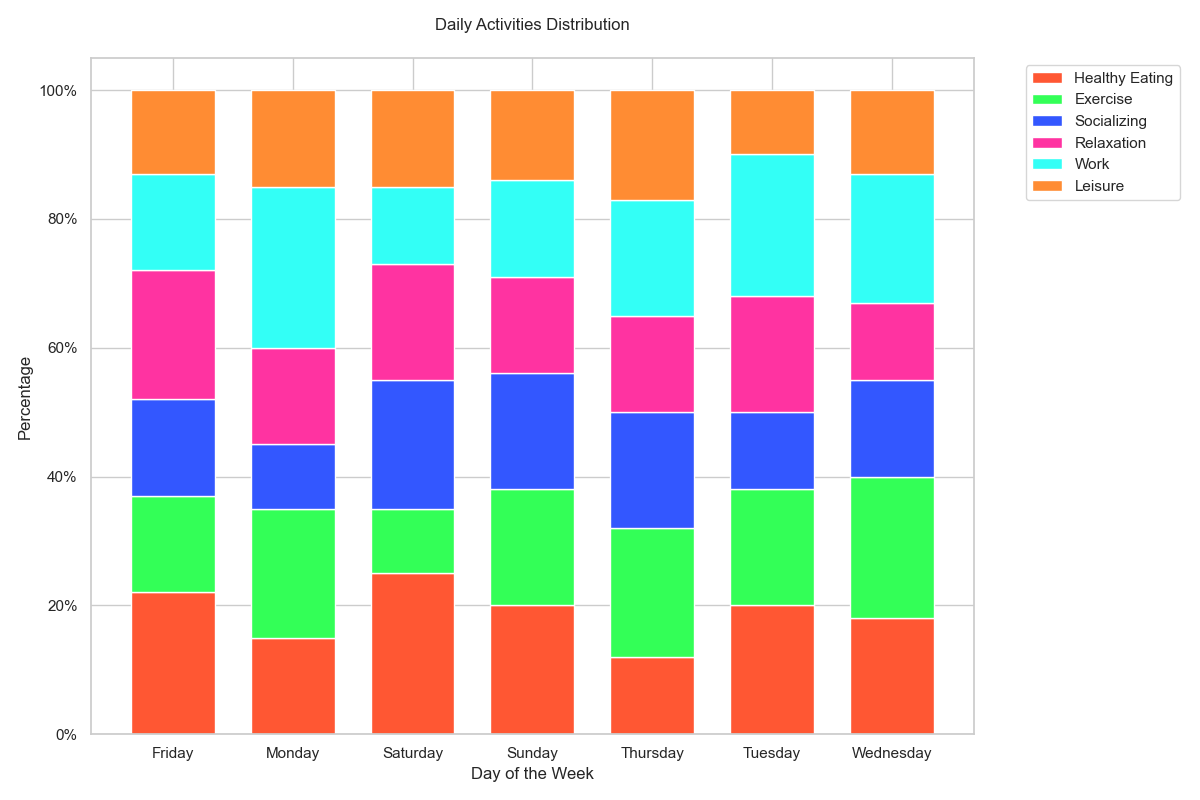

Recreate this plot in Python.

import seaborn as sns
import matplotlib.pyplot as plt
import pandas as pd

# Define the data
data = [
    {'Day': 'Monday', 'Healthy Eating': 0.15, 'Exercise': 0.20, 'Socializing': 0.10, 'Relaxation': 0.15, 'Work': 0.25, 'Leisure': 0.15},
    {'Day': 'Tuesday', 'Healthy Eating': 0.20, 'Exercise': 0.18, 'Socializing': 0.12, 'Relaxation': 0.18, 'Work': 0.22, 'Leisure': 0.10},
    {'Day': 'Wednesday', 'Healthy Eating': 0.18, 'Exercise': 0.22, 'Socializing': 0.15, 'Relaxation': 0.12, 'Work': 0.20, 'Leisure': 0.13},
    {'Day': 'Thursday', 'Healthy Eating': 0.12, 'Exercise': 0.20, 'Socializing': 0.18, 'Relaxation': 0.15, 'Work': 0.18, 'Leisure': 0.17},
    {'Day': 'Friday', 'Healthy Eating': 0.22, 'Exercise': 0.15, 'Socializing': 0.15, 'Relaxation': 0.20, 'Work': 0.15, 'Leisure': 0.13},
    {'Day': 'Saturday', 'Healthy Eating': 0.25, 'Exercise': 0.10, 'Socializing': 0.20, 'Relaxation': 0.18, 'Work': 0.12, 'Leisure': 0.15},
    {'Day': 'Sunday', 'Healthy Eating': 0.20, 'Exercise': 0.18, 'Socializing': 0.18, 'Relaxation': 0.15, 'Work': 0.15, 'Leisure': 0.14}
]

# Transform data into a pandas DataFrame
df = pd.DataFrame(data)

# Prepare data for 100% stacked bar chart
df.set_index('Day', inplace=True)
df.sort_index(inplace=True)

# Calculate cumulative sum for stacking
cumsum_df = df.cumsum(axis=1)

# Start plotting
fig, ax = plt.subplots(figsize=(12, 8))  # Changed figure size for better clarity

# Plotting each layer of the stacked bar
colors = ['#FF5733', '#33FF57', '#3357FF', '#FF33A1', '#33FFF6', '#FF8C33']
width = 0.7  # Adjusted width of the bars
for i, col in enumerate(df.columns):
    ax.bar(df.index, df[col], bottom=cumsum_df[col] - df[col], color=colors[i], edgecolor='white', width=width)

# Customizing the plot
plt.xticks(rotation=0)
plt.yticks(ticks=[0, 0.2, 0.4, 0.6, 0.8, 1], labels=['0%', '20%', '40%', '60%', '80%', '100%'])
plt.xlabel('Day of the Week')
plt.ylabel('Percentage')
plt.title('Daily Activities Distribution', pad=20)
plt.legend(df.columns, bbox_to_anchor=(1.05, 1), loc='upper left')
plt.tight_layout()

# Show the plot
plt.show()
